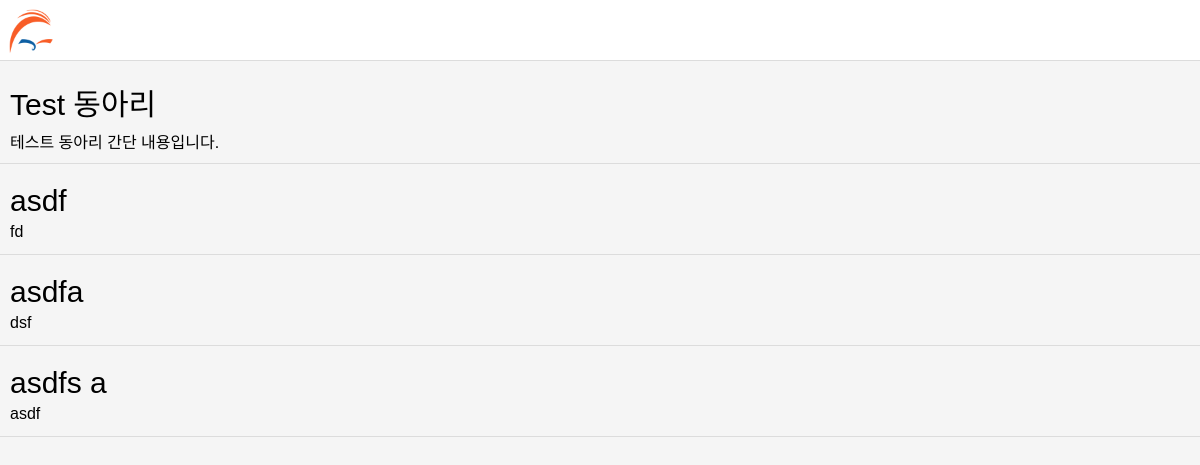
The app's page /, older data.
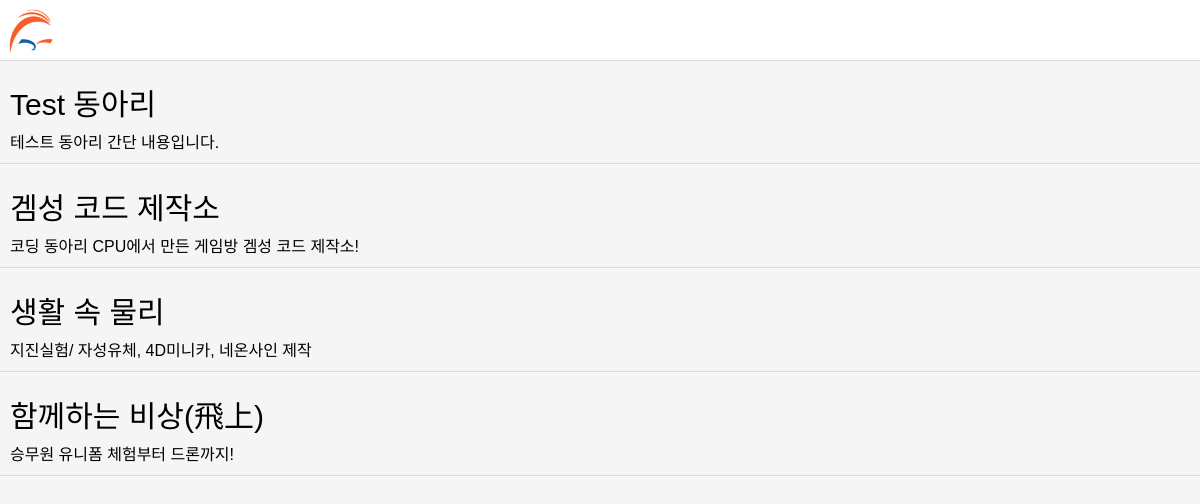
The same page, newer data.
### booth/models.py (models this page shows, shortened)
class BoothList(models.Model):
    auther = models.ForeignKey('auth.user',on_delete=models.CASCADE)
    BthName = models.CharField(max_length=50)
    picture = models.ManyToManyField('photo',related_name='aa',blank=True)
    stxt = models.CharField(max_length=200)
    text = models.TextField()
    floor = models.PositiveSmallIntegerField()
    location = models.CharField(max_length=30)
    review = models.ManyToManyField(Reviews,blank=True)

### booth/views.py (the view)
# urls.py: path('',views.boothlist,name='boothlist'),
def boothlist(request):
    B_list = BoothList.objects.all()
    return render(request, 'booth/list.html', {'list':B_list})

### booth/templates/booth/list.html
{% extends 'booth/template.html' %}
{% block contents %}
{% for booth in list %}
<div id="boothlist" >
    <div id="bName" onclick="location.href='{% url 'boothinfo' pk=booth.pk %}';">
        {{ booth.BthName }}
    </div>
    <div id="stxt">
        {{ booth.stxt }}
    </div>
</div>
{% endfor %}
{% endblock %}

### booth/templates/booth/template.html (shortened to what this page needs)
{% load static %}
<!DOCTYPE html>
<html lang="en">
<head>
    <link rel="stylesheet" href="{% static 'css/booth/style.css' %}">
</head>
<body>
    <section id="top">
        <div id="logo" onclick="location.href='/';">
            <img src="{% static 'img/logo2.png' %}" alt="" width="50px">
        </div>
    </section>
    <section id="contents">
        {% block contents %}
        {% endblock %}
    </section>
</body>
</html>

### booth/static/css/booth/style.css (style rules this page uses)
body { background-color: whitesmoke; font-family: sans-serif; }
#top { z-index: 1; position: fixed; top: 0; left: 0; width: 100%; height: 60px; background-color: white; border-bottom: 1px solid gainsboro; }
#logo { float: left; font-size: 50px; font-weight: bold; padding: 7px; }
#contents { position: absolute; top: 70px; left: 0; width: 100%; }
#boothlist { background-color: whitesmoke; position: relative; border-bottom: 1px solid gainsboro; min-height: 60px; margin-bottom: 10px; padding: 10px; }
#bName { font-size: 30px; }
#stxt { padding-top: 5px; }

Row changes from the older to the newer data that the page shows:
removed BoothList: BthName "asdf", stxt "fd"
removed BoothList: BthName "asdfa", stxt "dsf"
removed BoothList: BthName "asdfs a", stxt "asdf"
added BoothList: BthName "겜성 코드 제작소", stxt "코딩 동아리 CPU에서 만든 게임방 겜성 코드 제작소!"
added BoothList: BthName "생활 속 물리", stxt "지진실험/ 자성유체, 4D미니카, 네온사인 제작"
added BoothList: BthName "함께하는 비상(飛上)", stxt "승무원 유니폼 체험부터 드론까지!"
